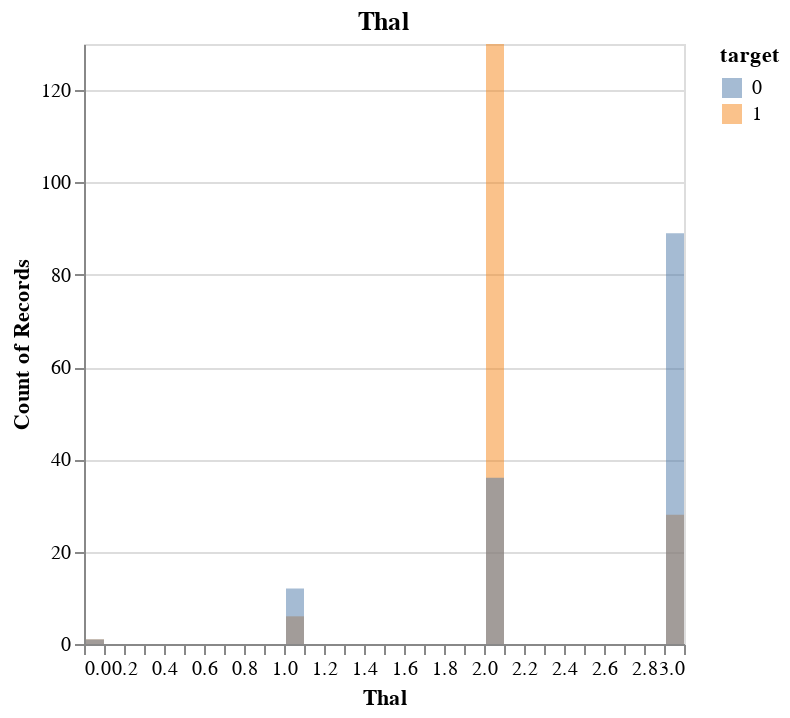

Here is the notebook cell this chart was saved with:
### Code cell
plots[12]

### Figure 1 — Vega-Lite specification as saved in the notebook (floating-point values rounded to 4 significant figures; data arrays with more than 128 entries replaced by an {"elided": "..."} marker saying what was removed)
{"$schema": "https://vega.github.io/schema/vega-lite/v3.4.0.json", "config": {"mark": {"tooltip": null}, "view": {"height": 300, "width": 400}}, "data": {"name": "data-a24de27fcaca3464660850dd7c56a142"}, "datasets": {"data-a24de27fcaca3464660850dd7c56a142": {"elided": "303 records"}}, "encoding": {"color": {"field": "target", "type": "nominal"}, "x": {"bin": {"maxbins": 30}, "field": "thal", "title": "Thal", "type": "quantitative"}, "y": {"aggregate": "count", "stack": null, "type": "quantitative"}}, "mark": {"opacity": 0.5, "type": "bar"}, "title": "Thal", "width": 300}
